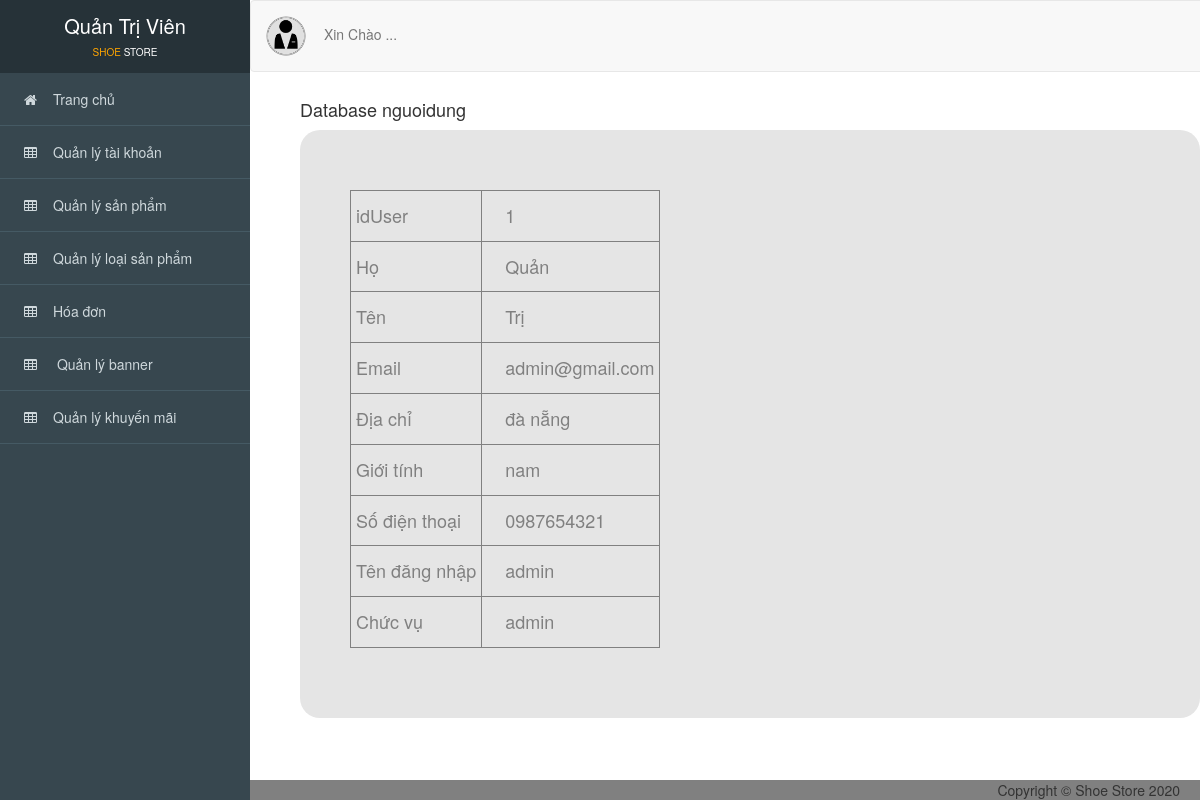
The app's page /admin/index.php?action=xemnguoidung&id=1, older data.
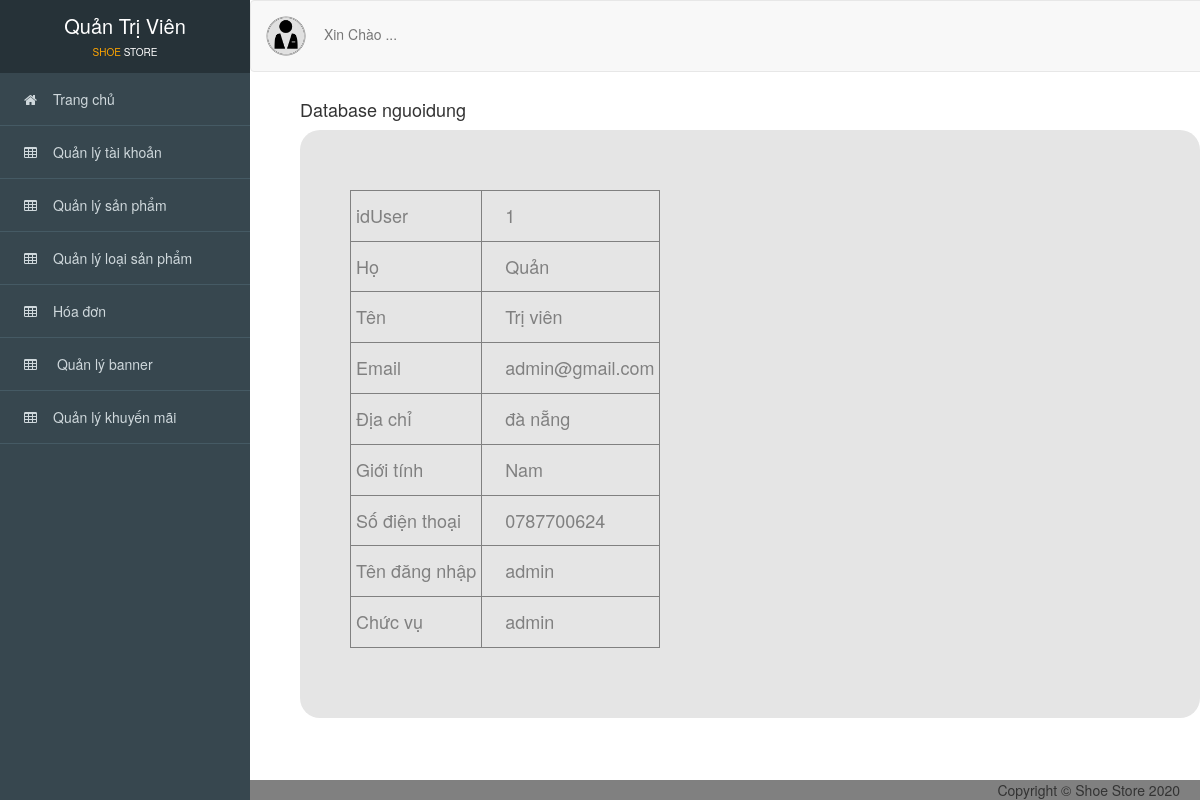
The same page, newer data.
### tables this page shows
CREATE TABLE `user` (
  `idUser` int(11) NOT NULL,
  `ho` varchar(255) NOT NULL,
  `ten` varchar(255) NOT NULL,
  `email` varchar(255) NOT NULL,
  `diachi` varchar(255) NOT NULL,
  `gioitinh` varchar(255) NOT NULL,
  `sodienthoai` varchar(255) NOT NULL,
  `tendangnhap` varchar(255) NOT NULL,
  `matkhau` varchar(255) NOT NULL,
  `idQuyen` int(11) NOT NULL
);

### admin/controller_admin/quanlytaikhoan.php (called while the page is built, shortened)
<?php
    require_once('./model_admin/nguoidung.php');
    class nguoidungcontroller
    {
    	var $nguoidung_model;
    	public function __construct()
    	{
    		$this->nguoidung_model = new nguoidung();
    	}
        public function details()
        {
            $id = isset($_GET['id']) ? $_GET['id'] : 1;
            $data = $this->nguoidung_model->find($id);
            require_once('views_admin/index.php');
        }
       }
?>

### admin/model_admin/ketnoi.php (called while the page is built, shortened)
<?php
    class ketnoi
    {
    	function __construct()
    	{
    		$host = "localhost";
    		$username ="root";
    		$password = "";
    		$dbname = "shoe_store";
    		$this->connect = new mysqli($host,$username,$password,$dbname);
    	}
    }
?>

### admin/model_admin/nguoidung.php (called while the page is built, shortened)
<?php
    require_once('ketnoi.php');
    class nguoidung
    {
    	var $conn;
    	function __construct()
    	{
    		$connect_obj = new ketnoi();
            $this->conn = $connect_obj->connect;
    	}
        function find($id)
        {
            $query = "SELECT * FROM user WHERE idUser=$id";
            return $this->conn->query($query)->fetch_assoc();
        }
}
?>

### admin/views_admin/taikhoan/xem.php (the view, shortened to what this page needs)
<div id="viewport">
<div class="container-fluid" id="noidung">
      <h4>Database nguoidung</h4>
      <div style="background-color: #e5e5e5; padding: 60px 50px 10px; color:gray;border-radius: 20px;">
        <table border="1" cellpadding="5">
          <tr>
            <td><h4>idUser </h4></td>
            <td><h4> &emsp;<?= $data['idUser'];   ?>  </h4></td>
          </tr>
          <tr>
            <td><h4>Họ </h4></td>
            <td><h4> &emsp;<?= $data['ho'];   ?>  </h4></td>
          </tr>
          <tr>
            <td><h4>Tên</h4></td>
            <td><h4> &emsp;<?= $data['ten'];   ?>  </h4></td>
          </tr>
          <tr>
            <td><h4>Email </h4></td>
            <td><h4> &emsp;<?= $data['email'];   ?>  </h4></td>
          </tr>
          <tr>
            <td><h4>Địa chỉ </h4></td>
            <td><h4> &emsp;<?= $data['diachi'];   ?>  </h4></td>
          </tr>
          <tr>
            <td><h4>Giới tính </h4></td>
            <td><h4> &emsp;<?= $data['gioitinh'];   ?>  </h4></td>
          </tr>
          <tr>
            <td><h4>Số điện thoại </h4></td>
            <td><h4> &emsp;<?= $data['sodienthoai'];   ?>  </h4></td>
          </tr>
          <tr>
            <td><h4>Tên đăng nhập </h4></td>
            <td><h4> &emsp;<?= $data['tendangnhap'];   ?>  </h4></td>
          </tr>
          <tr>
            <td><h4>Chức vụ </h4></td>
            <td><h4> &emsp;<?php if( $data['idQuyen'] == 1) echo "admin";
                                  if($data['idQuyen'] == 2) echo "Người bán hàng"
                                   ?>  </h4></td>
          </tr>
        </table>
        <br>
        <br>
        <br>
      </div>
</div>
</div>

Row changes from the older to the newer data that the page shows:
changed user "Quản": ten "Trị" → "Trị viên"; gioitinh "nam" → "Nam"; sodienthoai "0987654321" → "0787700624"
